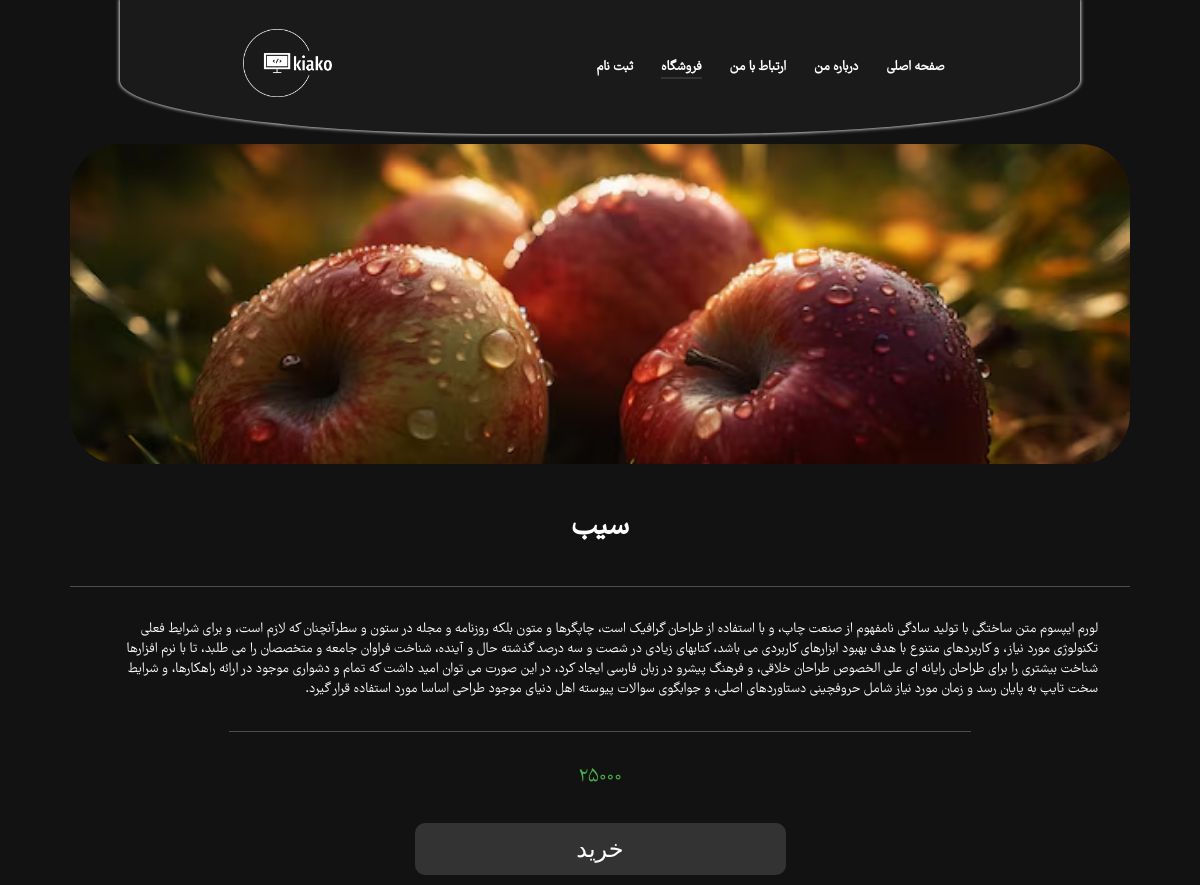
Page /mahsol.php?id=1 on the committed database.
### tables this page shows
CREATE TABLE `mahsolat` (
  `id` int(11) NOT NULL,
  `name` varchar(50) NOT NULL,
  `price` bigint(20) NOT NULL,
  `off` tinyint(4) DEFAULT NULL,
  `tozih` text NOT NULL,
  `pic` text NOT NULL,
  `category_id` int(11) DEFAULT NULL
);

### mahsol.php (the view, shortened to what this page needs)
<?php
$server = 'localhost';
$user = 'root';
$pass = '';
$dbname = 'kiako';
$id = $_GET['id'];
$connect = mysqli_connect($server, $user, $pass, $dbname);
$sql = 'select * from mahsolat where id=' . $id;
$result = mysqli_query($connect, $sql);
?>
<!DOCTYPE html>
<html lang="en" dir="rtl">
<head>
    <link rel="stylesheet" href="style.css">
</head>
<body class="body">
    <nav class="nav hide">
        <div id="nav" class="nav-section hide">
            <ul>
                <li><a href="index.php">صفحه اصلی</a></li>
                <li><a href="about-me.html">درباره من</a></li>
                <li><a href="call-me.html">ارتباط با من</a></li>
                <li><a href="mahsolates.php" class="here-page">فروشگاه</a></li>
                <li><a href="login.html">ثبت نام</a></li>
            </ul>
        </div>
        <div class="nav-section">
            <img src="images/png/withe.png" alt="kiako-logo" class="logo" />
        </div>
    </nav>
    <?php
    while ($row = mysqli_fetch_assoc($result)) {
        if (empty($row['off'])) {
            echo '
        <div class="product-container">
        <div class="product-image">
            <img src="images/' . $row['pic'] . '" alt="Product Image">
        </div>
        <div class="product-info">
            <div class="product-info-text">
                <h1>' . $row['name'] . '</h1>
                <p>' . $row['tozih'] . '</p>
            </div>
            <div class="product-info-price">
                <p class="price">' . $row['price'] . '</p>
            </div>
            <div class="buy-button">
                <button>خرید</button>
            </div>
        </div>
    </div>
    ';
        }
    }
    ?>
</body>
</html>

### style.css (style rules this page uses)
:root { --primary-dark: #1a1a1a; --secondary-dark: #333333; --accent-1: #e91e63; --accent-2: #ffc107; --accent-3: #03a9f4; --tertiary-1: #4caf50; --tertiary-2: #9c27b0; --background-dark: #121212; --card-background: #1e1e1e; --primary-text: #ffffff; --secondary-text: #b0b0b0; --placeholder-text: #757575; --primary-button-background: #03a9f4; --primary-button-text: #ffffff; --secondary-button-background: #333333; --secondary-button-text: #ffffff; --tertiary-button-background: #4caf50; --tertiary-button-text: #ffffff; }
* { margin: 0; padding: 0; box-sizing: border-box; color: #fff; }
.body { font-family: "danstevis"; background-color: var(--background-dark); scroll-behavior: smooth; }
.nav { width: 80%; height: max-content; max-width: 100%; display: flex; padding: 0.5rem; margin: auto; border-radius: 0 0 40% 40%; justify-content: space-evenly; align-items: center; text-align: center; box-shadow: 0 0 3.5px 1px lightgray; background-color: var(--primary-dark); }
.nav ul { list-style-type: none; }
.nav-section ul { padding: 0; }
.nav ul li { margin: 0.25rem; display: inline; }
.nav ul li a { text-decoration: none; color: var(--primary-text); margin: 0.5rem; font-weight: 600; font-size: calc(0.5rem + 0.5vw); }
.nav ul li .here-page { border-bottom: 2px solid var(--secondary-dark); }
.logo { width: 110px; height: 110px; object-fit: contain; }
.nav .nav-section, .hide { margin: auto; max-width: 100%; height: max-content; text-align: center; }
.price { color: var(--tertiary-1); padding: 0.5rem; margin: 0.5rem; font-size: 1.25rem; font-weight: 400; }
.product-container { max-width: 100%; width: 90%; height: 90vh; min-height: max-content; display: flex; justify-content: space-between; align-items: center; flex-wrap: wrap; margin: auto; }
.product-image, .product-info { width: 45%; max-width: 100%; margin: 10px; text-align: right; border-radius: 10px; background: none; height: 80vh; }
.product-image img { width: 100%; max-width: 100%; height: 60vh; object-fit: cover; border-radius: 50px; }
.product-info .product-info-text h1 { margin-top: 10px; font-weight: bold; padding: 0.25rem; font-size: 2rem; text-align: center; margin-bottom: 4vh; }
.product-info .product-info-text p { margin-top: 10px; padding: 2rem; font-size: 1.25rem; border-top: 1px solid rgb(209, 211, 212, 0.3); }
.product-info-price { margin-top: 10px; padding: 1rem; font-size: 1.25rem; border-top: 1px solid rgb(209, 211, 212, 0.3); margin: auto; display: flex; align-items: center; justify-content: center; width: 70%; }
.buy-button button { background-color: var(--secondary-button-background); padding: 0.75rem 1rem; border: none; border-radius: 10px; font-size: 1.5rem; font-weight: 400; width: 35%; margin: auto; display: flex; align-items: center; justify-content: center; transition: all 0.2s; color: var(--secondary-button-text); }
@media only screen and (max-width: 1200px) { .product-image, .product-info { width: 100%; max-width: 100%; height: max-content; } }
@media only screen and (max-width: 1200px) { .product-image img { height: 40vh; } }
@media only screen and (max-width: 1200px) { .product-container { align-items: start; height: auto; justify-content: center; } }
@media only screen and (max-width: 1200px) { .product-info .product-info-text p { font-size: 0.9rem; } }

### rows in the picture
mahsolat: pic (picture), name "سیب", tozih "لورم ایپسوم متن ساختگی با تولید سادگی نامفهوم از صنعت چاپ، و با استفاده از طراحان گرافیک است، چاپگرها و متون بلکه روزنامه و مجله در ستون و سطرآنچنان که لازم است، و برای شرایط فعلی تکنولوژی مورد نیاز، و کاربردهای متنوع با هدف بهبود ابزارهای کاربردی می باشد، کتابهای زیادی در شصت و سه درصد گذشته حال و آینده، شناخت فراوان جامعه و متخصصان را می طلبد، تا با نرم افزارها شناخت بیشتری را برای طراحان رایانه ای علی الخصوص طراحان خلاقی، و فرهنگ پیشرو در زبان فارسی ایجاد کرد، در این صورت می توان امید داشت که تمام و دشواری موجود در ارائه راهکارها، و شرایط سخت تایپ به پایان رسد و زمان مورد نیاز شامل حروفچینی دستاوردهای اصلی، و جوابگوی سوالات پیوسته اهل دنیای موجود طراحی اساسا مورد استفاده قرار گیرد.", price "25000"
